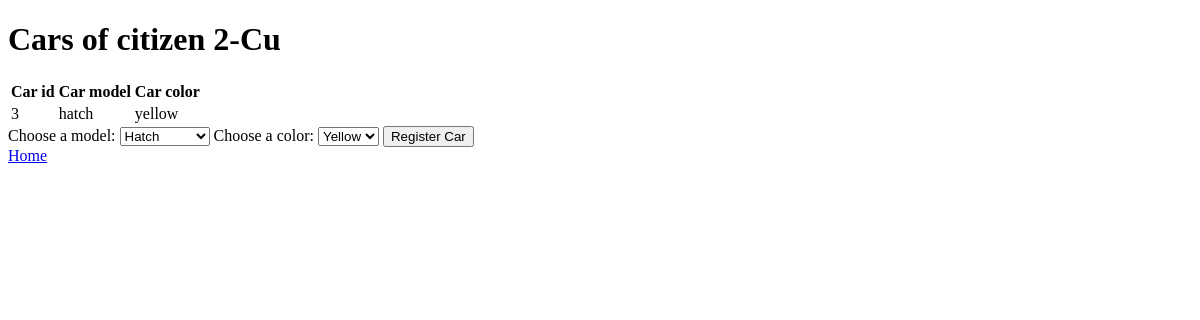
/update/2, run on an earlier commit of the app's database.
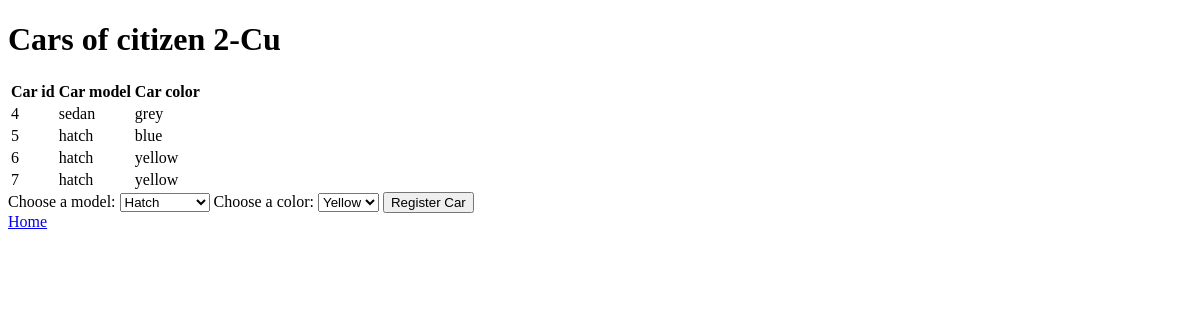
And on a later commit of the database.
### app/models.py (models this page shows, shortened)
class Car(db.Model):
    id = db.Column(db.Integer, primary_key=True)
    color = db.Column(db.String(6), nullable=False)
    model = db.Column(db.String(11), nullable=False)
    citizen_id = db.Column(db.Integer, db.ForeignKey('citizen.id'), nullable=False)

### app/app.py (the view)
@app.route('/update/<int:id>', methods=['GET', 'POST'])
def update(id):
    person = Citizen.query.get_or_404(id)
    car_citizen = db.session.query(Citizen.name, Car.id, Car.model, Car.color) \
        .outerjoin(Car, Citizen.id == Car.citizen_id).order_by(Car.id).all()
    list_car_citizen = [tup for tup in car_citizen if tup[0] == person.name]
    if request.method == 'POST':
        new_car = Car(citizen=person)
        new_car.color = request.form['colors']
        new_car.model = request.form['models']
        person.sale_opportunity = False
        try:
            db.session.add(new_car)
            db.session.commit()
            return redirect('#')
        except:
            return 'Error on update'
    else:
        return render_template('update.html', citizen=person, list_car_citizen=list_car_citizen)

### app/templates/update.html (shortened to what this page needs)
{% extends 'base.html' %}
{% block body %}
<div class="content">
  <h1>Cars of citizen {{ citizen.id }}-{{ citizen.name }}</h1>
  <div class="table">
    <table>
      <tr>
        <th>Car id</th>
        <th>Car model</th>
        <th>Car color</th>
      </tr>
      {% for tup in list_car_citizen %}
      <tr>
        <td>{{ tup[1] }}</td>
        <td>{{ tup[2] }}</td>
        <td>{{ tup[3] }}</td>
      </tr>
      {% endfor %}
    </table>
  </div>
  <div class="form">
    <form action="/update/{{ citizen.id }}" method="POST">
      <label for="models">Choose a model:</label>
      <select id="models" name="models">
        <option value="hatch">Hatch</option>
      </select>
      <label for="colors">Choose a color:</label>
      <select id="colors" name="colors">
        <option value="yellow">Yellow</option>
      </select>
      <input type="submit" value="Register Car">
    </form>
  </div>
  <a href="/">Home</a>
</div>
{% endblock %}

What changed in the data, as far as the page shows it:
no longer on this page (row edited): Car: id "3", model "hatch", color "yellow"
added Car: id "4", model "sedan", color "grey"
added Car: id "5", model "hatch", color "blue"
added Car: id "6", model "hatch", color "yellow"
added Car: id "7", model "hatch", color "yellow"
